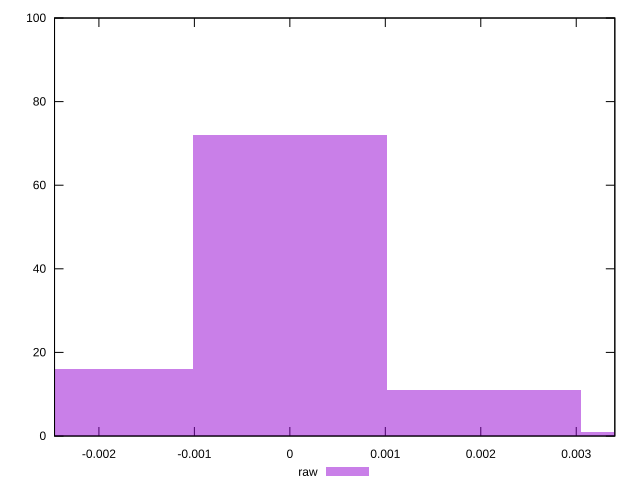

The gnuplot source for this figure:
reset

$raw <<EOF
0.0020365629438469724 11
0 72
-0.0020365629438469724 16
0.004073125887693945 1
EOF

set key outside below
set boxwidth 0.0020365629438469724
set xrange [-0.0024649167419485305:0.003404100270235061]
set yrange [0:100]
set trange [0:100]
set style fill transparent solid 0.5 noborder
set terminal svg size 640, 490 enhanced background rgb 'white'
set output "report/report_00029_2021-02-24T13-36-40.390Z/meta/pScore-difference/samples/agenda/raw/histogram.svg"

plot $raw title "raw" with boxes

reset
